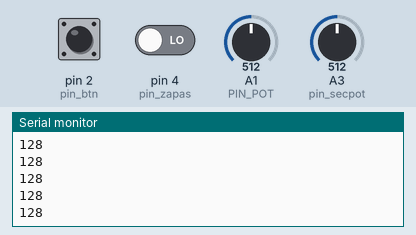
This sketch was run on a simulated Arduino Uno, built with avr-gcc and run on an emulated ATmega328P. On the bench: the last lines printed to the serial monitor. Inputs (shaded band) come from the test bench; at power-on: A1 (PIN_POT) = 512, A3 (pin_secpot) = 512, pin 2 (pin_btn) LOW, pin 4 (pin_zapas) LOW. No radio packets arrive unless stated.

Above: at 1.2 s.
1.3 s: A1 (PIN_POT) set to 716
At 2.0 s:
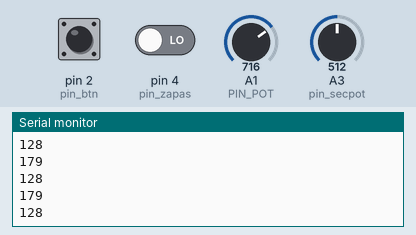
2.8 s: A3 (pin_secpot) set to 306
At 3.4 s:
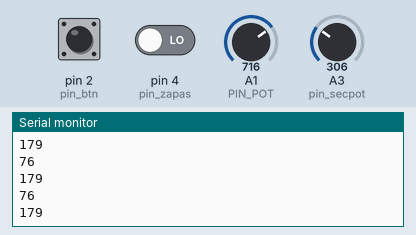
4.3 s: A1 (PIN_POT) set to 900
At 4.9 s:
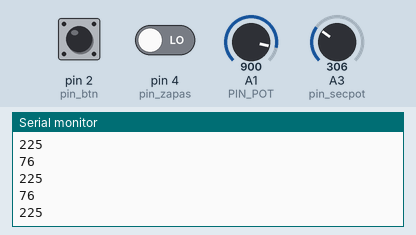
5.8 s: A3 (pin_secpot) set to 122
At 6.4 s:
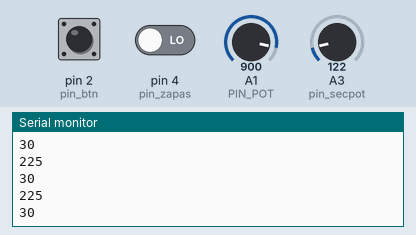
Timing chart, 0 to 8.3 s (numbered marks = the images above; inputs shaded):
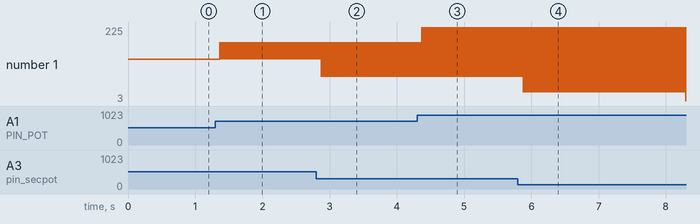

The sketch:

4th_pult.ino
```cpp
#include <SPI.h>  // Подключаем библиотеку для работы с SPI-интерфейсом
#include <nRF24L01.h> // Подключаем файл конфигурации из библиотеки RF24
#include <RF24.h> // Подключаем библиотеку для работа для работы с модулем NRF24L01

#define PIN_POT A1  // номера пинов Arduino, к которым подключены потенциометры
#define pin_secpot A3
#define pin_btn 2   //кнопки
#define pin_zapas 4
#define PIN_CE  9  //  пина Arduino, к которому подключен вывод CE радиомодуля
#define PIN_CSN 10 // Номер пина Arduino, к которому подключен вывод CSN радиомодуля

RF24 radio(PIN_CE, PIN_CSN); //(пульт, так что 9 <-> 10) Создаём объект radio с указанием выводов CE и CSN

int potValue[4]; // Создаём массив для передачи значений потенциометра


void setup() {
  //инициализация пинов кнопок
  pinMode(pin_btn,INPUT);
  pinMode(pin_zapas,INPUT);

  //настройка монитора порта, чтобы отслеживать, на каком этапе ошибка
  Serial.begin(9600);

  //настройка радио
  radio.begin();  // Инициализация модуля NRF24L01
  radio.setChannel(15); // Обмен данными будет вестись на пятом канале (2,405 ГГц)
  radio.setDataRate (RF24_1MBPS); // Скорость обмена данными 1 Мбит/сек
  radio.setPALevel(RF24_PA_HIGH); // Выбираем высокую мощность передатчика (-6dBm)
  radio.openWritingPipe(0x9898989898LL); // Открываем трубу с уникальным ID
}


void loop() {
  //считывание
  potValue[0] = analogRead(PIN_POT)/4; // Считываем показания потенциометра
  potValue[1] = analogRead(pin_secpot)/4;
  potValue[2] = digitalRead(pin_btn);
  potValue[3] = digitalRead(pin_zapas);

  Serial.println(potValue[0]);
  Serial.println(potValue[1]);

  radio.write(potValue, sizeof(potValue)); // Отправляем считанные показания по радиоканалу
}
```

Measured:
- after the input at 1.3 s, the serial monitor: prints a new line after 0.07 s (image 1)
- after the input at 2.8 s, the serial monitor: prints a new line after 0.07 s (image 2)
- after the input at 4.3 s, the serial monitor: prints a new line after 0.07 s (image 3)
- after the input at 5.8 s, the serial monitor: prints a new line after 0.08 s (image 4)
- plotted number 1: 179 → 225 after the input at 4.3 s, 225 → 3 after the input at 5.8 s
